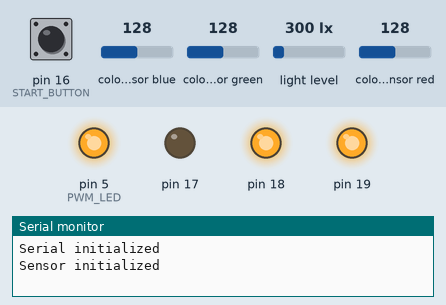
The sketch below on a simulated Arduino Uno, built with avr-gcc and run on an emulated ATmega328P. Parts: output pins drawn as LEDs (lit = HIGH), the last lines printed to the serial monitor. The test bench sets the inputs (shaded band); at power-on: pin 16 (START_BUTTON) LOW, colour sensor blue 128, colour sensor green 128, light level 300 lx, colour sensor red 128.

Above: at 1.7 s.
1.8 s: pin 16 (START_BUTTON) pulled HIGH for 0.15 s
At 2.3 s:
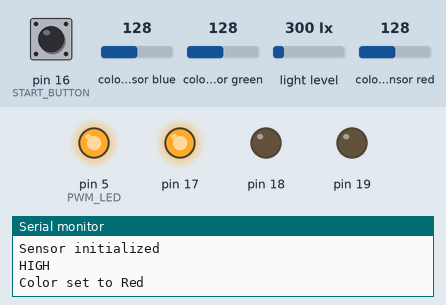
4.9 s: pin 16 (START_BUTTON) pulled HIGH for 1 s
At 6.7 s:
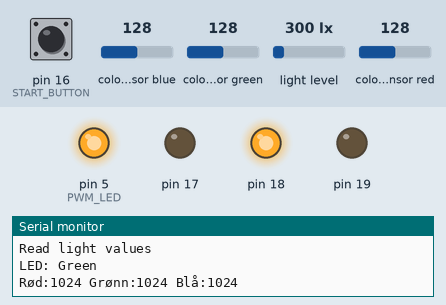
8.9 s: pin 16 (START_BUTTON) pulled HIGH for 3.2 s
At 16.2 s:
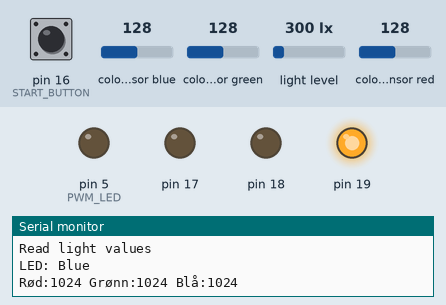
Timing chart, 0 to 17.7 s (numbered marks = the images above; inputs shaded):
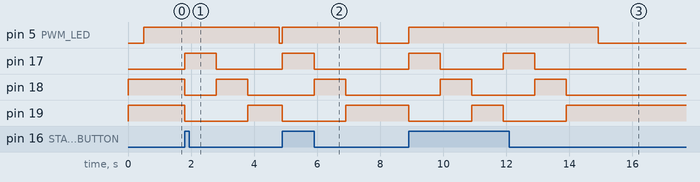

The sketch:

main.ino
```cpp
#include "led.h"
#include <Arduino.h>
#include <Wire.h>
#include "SparkFun_APDS9960.h"
#include "fargesensor.h"


SparkFun_APDS9960 apds = SparkFun_APDS9960();
SparkFun_APDS9960* apds_ptr = &apds;
Fargesensor fargesensor(apds_ptr);

int PWM_LED = 5;
int RED = 17;
int GREEN = 18;
int BLUE = 19;

int START_BUTTON = 16;

Led testLed(RED, GREEN, BLUE);


void setup() {
  Serial.begin(9600);
  while(!Serial); // Wait for serial connection
  Serial.println("Serial initialized");
  pinMode(PWM_LED, OUTPUT);

  pinMode(START_BUTTON,INPUT);

  Wire.begin();

  testLed.setup();

  fargesensor.init();

  analogWrite(PWM_LED, 255);

  Serial.println("Sensor initialized");


}

String colors[] = {"Red","Green","Blue"};

void loop() {

  if (digitalRead(START_BUTTON) == HIGH) {
    Serial.println("HIGH");

    for (int i = 0; i<3; i++) {
      testLed.setColor(colors[i]);
      analogWrite(PWM_LED,255);
      delay(500);
      fargesensor.oppdaterFarger();
      Serial.println();
      Serial.println("LED: "+colors[i]);
      Serial.println("Rød:"+String(fargesensor.returnerRod())+" Grønn:"+String(fargesensor.returnerGronn())+" Blå:"+String(fargesensor.returnerBlaa()));
      delay(500);
    }
    analogWrite(PWM_LED,0);
  }

}
```

fargesensor.cpp
```cpp
#include "fargesensor.h"

// In fargesensor.cpp
Fargesensor::Fargesensor(SparkFun_APDS9960* apds) :
                            _ambient_light(0),
                            _red_light(0),
                            _green_light(0),
                            _blue_light(0)
{
    _apds = apds;
}

bool Fargesensor::init() {
    Wire.begin();
    // _apds->enableColor(true);
    if (_apds->init()) {
        if (_apds->enableLightSensor(false)) {
            delay(500);
            return true;
        }
    }
    return false;
}

void Fargesensor::oppdaterFarger(){
    //Leser fra adps sensor, sender så avlest data til PI.
    if (  !_apds -> readAmbientLight(_ambient_light) ||
          !_apds -> readRedLight(_red_light) ||
          !_apds ->readGreenLight(_green_light) ||
          !_apds ->readBlueLight(_blue_light) )
    {
    Serial.println("Error reading light values");
    }
  else
    {
    Serial.println("Read light values");
    }
}

uint16_t Fargesensor::returnerAmbient(){
    //Returnerer verdien av ambient light
    return _ambient_light;
}

uint16_t Fargesensor::returnerRod(){
    //Returnerer verdien av red light
    return _red_light;
}

uint16_t Fargesensor::returnerGronn(){
    //Returnerer verdien av green light
    return _green_light;
}

uint16_t Fargesensor::returnerBlaa(){
    //Returnerer verdien av blue light
    return _blue_light;
}


void Fargesensor::lesFargeDebug(){
    //Leser fra adps, sender så avlest data over seriell til datamaskin for debugging.
    if (  !_apds -> readAmbientLight(_ambient_light) ||
          !_apds -> readRedLight(_red_light) ||
          !_apds -> readGreenLight(_green_light) ||
          !_apds -> readBlueLight(_blue_light) )
    {
    Serial.println("Error reading light values");
    }
  else
    {
    Serial.print("Ambient: ");
    Serial.print(_ambient_light);
    Serial.print(" Red: ");
    Serial.print(_red_light);
    Serial.print(" Green: ");
    Serial.print(_green_light);
    Serial.print(" Blue: ");
    Serial.println(_blue_light);
    }
}
```

fargesensor.h
```cpp
#pragma once

#ifndef FARGESENSOR
#define FARGESENSOR


#include <Wire.h>
#include "SparkFun_APDS9960.h"


class Fargesensor{
    public:
    Fargesensor(SparkFun_APDS9960* apds);
    bool init(); // Add this method

    void oppdaterFarger();

    uint16_t returnerAmbient();
    uint16_t returnerRod();
    uint16_t returnerGronn();
    uint16_t returnerBlaa();

    void lesFargeDebug();

    private:
    SparkFun_APDS9960* _apds;

    uint16_t _ambient_light;
    uint16_t _red_light;
    uint16_t _green_light;
    uint16_t _blue_light;

};


#endif
```

led.cpp
```cpp
#include "led.h"

Led::Led(int redPin, int greenPin, int bluePin) :
    _redPin(redPin),
    _greenPin(greenPin),
    _bluePin(bluePin)
{
}


void Led::setup() {
    pinMode(_redPin, OUTPUT);
    pinMode(_greenPin, OUTPUT);
    pinMode(_bluePin, OUTPUT);
}

void Led::setColor(String color) {
    if (color == "Red") {  // Using String comparison
        digitalWrite(_greenPin, LOW);
        digitalWrite(_bluePin, LOW);
        digitalWrite(_redPin, HIGH);
        Serial.println("Color set to Red");
    }
    else if (color == "Blue") {
        digitalWrite(_redPin, LOW);
        digitalWrite(_greenPin, LOW);
        digitalWrite(_bluePin, HIGH);
        Serial.println("Color set to blue");
    }
    else if (color == "Green") {
        digitalWrite(_redPin, LOW);
        digitalWrite(_bluePin, LOW);
        digitalWrite(_greenPin, HIGH);
        Serial.println("Color set to green");
    }
    else {
        Serial.println("No matching color");
    }
}
```

led.h
```cpp
#pragma once

#ifndef LED
#define LED

#include <Arduino.h>

class Led {
    public:

    Led(int redPin, int greenPin, int bluePin);

    void setup();

    void setColor(String color);

    private:
    int _redPin;
    int _greenPin;
    int _bluePin;

};


#endif
```

Measured:
- after the input at 1.8 s, pin 5 (PWM_LED): HIGH → LOW after 3.0 s; pin 17: LOW → HIGH at once, → LOW 1.0 s later; pin 18: HIGH → LOW at once, → HIGH 1.0 s later, → LOW 1.0 s later; pin 19: HIGH → LOW at once, → HIGH 2.0 s later
- after the input at 4.9 s, pin 5 (PWM_LED): LOW → HIGH at once, → LOW 3.0 s later; pin 17: LOW → HIGH at once, → LOW 1.0 s later; pin 18: LOW → HIGH after 1.0 s, → LOW 1.0 s later; pin 19: HIGH → LOW at once, → HIGH 2.0 s later
- after the input at 8.9 s, pin 5 (PWM_LED): LOW → HIGH at once, → LOW 6.0 s later; pin 17: alternates HIGH for 1.0 s and LOW for 2.0 s, 4 changes in all, then stays LOW, starting at once
